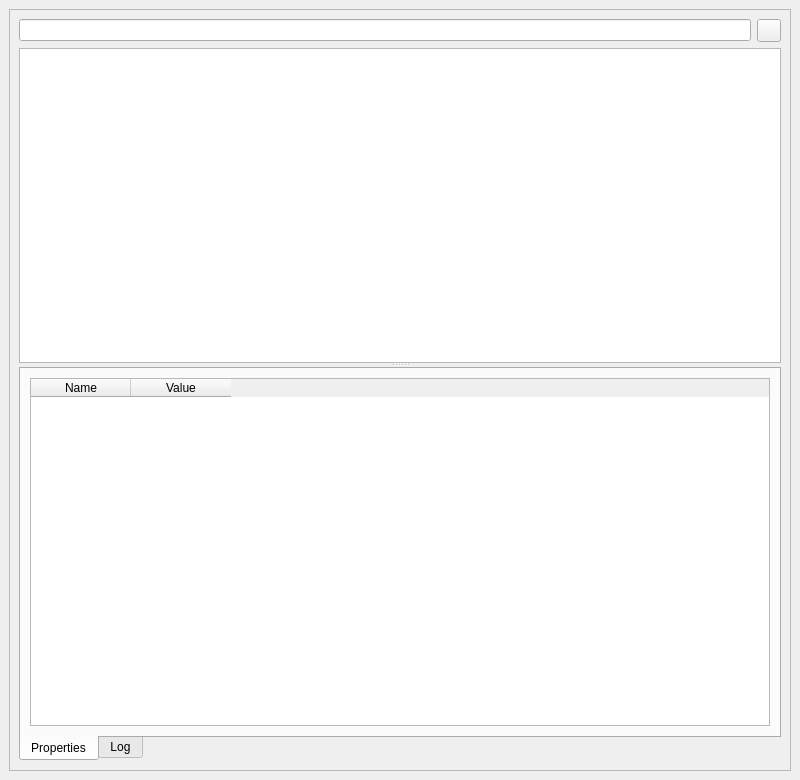
<?xml version="1.0" encoding="UTF-8"?>
<ui version="4.0">
 <class>MainWindow</class>
 <widget class="QMainWindow" name="MainWindow">
  <property name="geometry">
   <rect>
    <x>0</x>
    <y>0</y>
    <width>800</width>
    <height>780</height>
   </rect>
  </property>
  <property name="windowTitle">
   <string>vsibrowser</string>
  </property>
  <widget class="QWidget" name="centralwidget">
   <layout class="QGridLayout" name="gridLayout_2">
    <item row="0" column="0">
     <widget class="QFrame" name="frame">
      <property name="frameShape">
       <enum>QFrame::StyledPanel</enum>
      </property>
      <property name="frameShadow">
       <enum>QFrame::Raised</enum>
      </property>
      <layout class="QGridLayout" name="gridLayout_4">
       <item row="0" column="0">
        <layout class="QVBoxLayout" name="verticalLayout">
         <item>
          <layout class="QHBoxLayout" name="horizontalLayout">
           <item>
            <widget class="QLineEdit" name="urlEdit"/>
           </item>
           <item>
            <widget class="QToolButton" name="refreshButton">
             <property name="text">
              <string/>
             </property>
            </widget>
           </item>
          </layout>
         </item>
         <item>
          <widget class="QSplitter" name="mainSplitter">
           <property name="orientation">
            <enum>Qt::Vertical</enum>
           </property>
           <widget class="QTreeView" name="treeView">
            <property name="editTriggers">
             <set>QAbstractItemView::NoEditTriggers</set>
            </property>
            <property name="dragDropMode">
             <enum>QAbstractItemView::DropOnly</enum>
            </property>
            <property name="allColumnsShowFocus">
             <bool>true</bool>
            </property>
           </widget>
           <widget class="QTabWidget" name="tabWidget">
            <property name="tabPosition">
             <enum>QTabWidget::South</enum>
            </property>
            <property name="currentIndex">
             <number>0</number>
            </property>
            <widget class="QWidget" name="propertiesTab">
             <attribute name="title">
              <string>Properties</string>
             </attribute>
             <layout class="QGridLayout" name="gridLayout">
              <item row="0" column="0">
               <widget class="QTableWidget" name="propertiesTable">
                <column>
                 <property name="text">
                  <string>Name</string>
                 </property>
                </column>
                <column>
                 <property name="text">
                  <string>Value</string>
                 </property>
                </column>
               </widget>
              </item>
             </layout>
            </widget>
            <widget class="QWidget" name="logTab">
             <attribute name="title">
              <string>Log</string>
             </attribute>
             <layout class="QGridLayout" name="gridLayout_3">
              <item row="0" column="0">
               <widget class="QTextEdit" name="logTextEdit">
                <property name="readOnly">
                 <bool>true</bool>
                </property>
               </widget>
              </item>
             </layout>
            </widget>
           </widget>
          </widget>
         </item>
        </layout>
       </item>
      </layout>
     </widget>
    </item>
   </layout>
  </widget>
  <widget class="QMenuBar" name="menubar">
   <property name="geometry">
    <rect>
     <x>0</x>
     <y>0</y>
     <width>800</width>
     <height>28</height>
    </rect>
   </property>
  </widget>
 </widget>
 <resources/>
 <connections/>
</ui>
